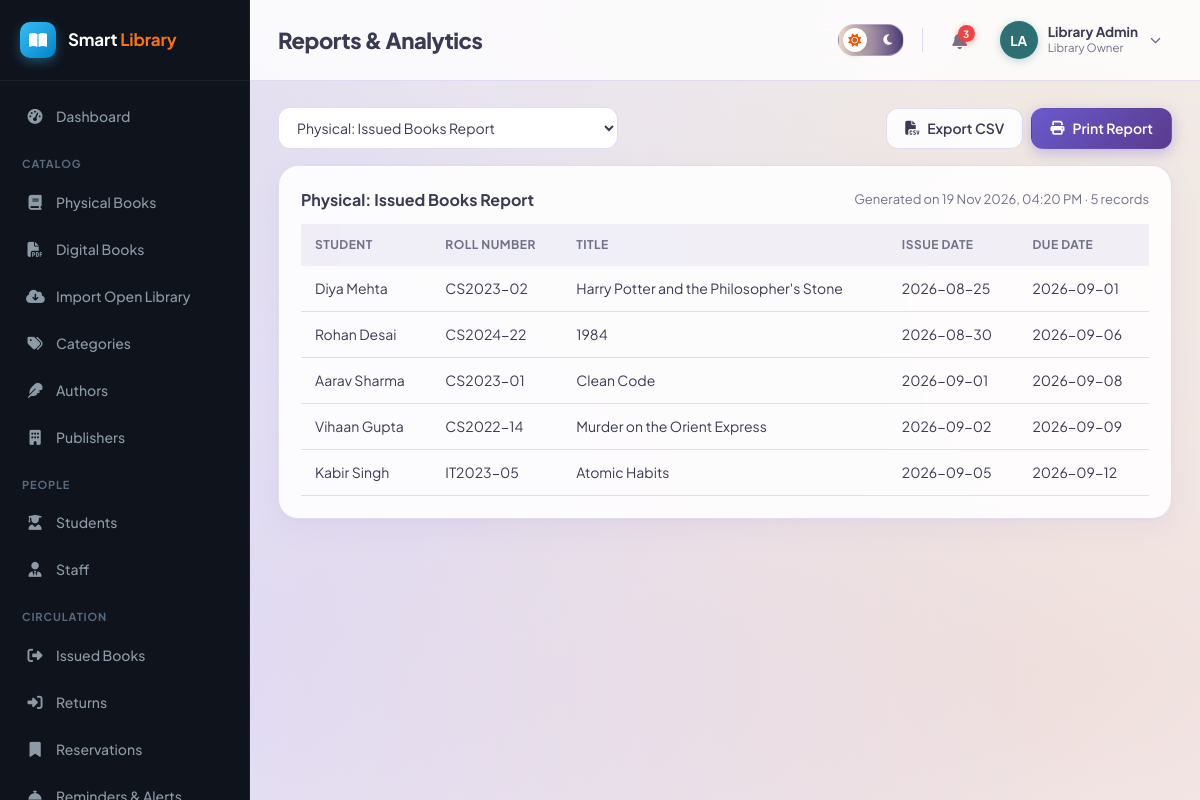
Screenshot of /admin/reports.php (signed in) with the database file from the repository.
### tables this page shows
CREATE TABLE book_issues (
    id INT AUTO_INCREMENT PRIMARY KEY,
    student_id INT NOT NULL,
    book_id INT NOT NULL,
    issued_by INT DEFAULT NULL,           
    issue_date DATE NOT NULL,
    due_date DATE NOT NULL,
    return_date DATE DEFAULT NULL,
    status ENUM('issued','returned','overdue','lost') NOT NULL DEFAULT 'issued',
    created_at TIMESTAMP DEFAULT CURRENT_TIMESTAMP,
    FOREIGN KEY (student_id) REFERENCES students(id) ON DELETE CASCADE,
    FOREIGN KEY (book_id) REFERENCES books(id) ON DELETE CASCADE,
    FOREIGN KEY (issued_by) REFERENCES users(id) ON DELETE SET NULL
);

CREATE TABLE users (
    id INT AUTO_INCREMENT PRIMARY KEY,
    name VARCHAR(120) NOT NULL,
    email VARCHAR(150) NOT NULL UNIQUE,
    password VARCHAR(255) NOT NULL,
    role ENUM('admin','librarian','student') NOT NULL,
    phone VARCHAR(20) DEFAULT NULL,
    photo VARCHAR(255) DEFAULT NULL,
    status ENUM('active','inactive') NOT NULL DEFAULT 'active',
    reset_token VARCHAR(255) DEFAULT NULL,
    reset_expires DATETIME DEFAULT NULL,
    created_at TIMESTAMP DEFAULT CURRENT_TIMESTAMP,
    updated_at TIMESTAMP DEFAULT CURRENT_TIMESTAMP ON UPDATE CURRENT_TIMESTAMP
);

CREATE TABLE students (
    id INT AUTO_INCREMENT PRIMARY KEY,
    user_id INT NOT NULL,
    roll_number VARCHAR(40) NOT NULL UNIQUE,
    course VARCHAR(100) DEFAULT NULL,
    department VARCHAR(100) DEFAULT NULL,
    year VARCHAR(20) DEFAULT NULL,
    division VARCHAR(20) DEFAULT NULL,
    address VARCHAR(255) DEFAULT NULL,
    registration_date DATE NOT NULL,
    max_books INT NOT NULL DEFAULT 3,
    created_at TIMESTAMP DEFAULT CURRENT_TIMESTAMP,
    updated_at TIMESTAMP DEFAULT CURRENT_TIMESTAMP ON UPDATE CURRENT_TIMESTAMP,
    FOREIGN KEY (user_id) REFERENCES users(id) ON DELETE CASCADE
);

CREATE TABLE books (
    id INT AUTO_INCREMENT PRIMARY KEY,
    isbn VARCHAR(30) NOT NULL UNIQUE,
    title VARCHAR(200) NOT NULL,
    author_id INT DEFAULT NULL,
    category_id INT DEFAULT NULL,
    publisher_id INT DEFAULT NULL,
    publication_year YEAR DEFAULT NULL,
    edition VARCHAR(30) DEFAULT NULL,
    language VARCHAR(40) DEFAULT 'English',
    pages INT DEFAULT NULL,
    price DECIMAL(10,2) DEFAULT 0.00,
    shelf_number VARCHAR(30) DEFAULT NULL,
    total_copies INT NOT NULL DEFAULT 1,
    available_copies INT NOT NULL DEFAULT 1,
    description TEXT DEFAULT NULL,
    image VARCHAR(255) DEFAULT NULL,
    status ENUM('active','inactive') NOT NULL DEFAULT 'active',
    created_at TIMESTAMP DEFAULT CURRENT_TIMESTAMP,
    updated_at TIMESTAMP DEFAULT CURRENT_TIMESTAMP ON UPDATE CURRENT_TIMESTAMP,
    FOREIGN KEY (author_id) REFERENCES authors(id) ON DELETE SET NULL,
    FOREIGN KEY (category_id) REFERENCES categories(id) ON DELETE SET NULL,
    FOREIGN KEY (publisher_id) REFERENCES publishers(id) ON DELETE SET NULL,
    INDEX idx_title (title),
    INDEX idx_isbn (isbn)
);

### includes/functions.php (called while the page is built, shortened)
<?php
function e($value) {
    return htmlspecialchars($value ?? '', ENT_QUOTES, 'UTF-8');
}

### admin/reports.php (the view, shortened to what this page needs)
<?php
require_once __DIR__ . '/../includes/functions.php';
require_once __DIR__ . '/../includes/auth-check.php';
$reportType = $_GET['type'] ?? 'issued';
$labels = [
    'issued'             => 'Physical: Issued Books Report',
    'total_books'        => 'Physical: Total Books Inventory',
    'available'          => 'Physical: Available Books on Shelf',
    'returned'           => 'Physical: Returned Books Report',
    'overdue'            => 'Physical: Overdue Books Report',
    'fines'              => 'Physical: Fines Report',
    'payments'           => 'Physical: Payments Report',
    'student_borrow'     => 'Physical: Student Borrowing Report',
    'most_borrowed'      => 'Physical: Most Borrowed Books',
    'category_wise'      => 'Physical: Category-wise Inventory',
    'monthly'            => 'Physical: Monthly Issue Report',
    'attendance_report'  => 'Physical: Library Attendance Records',
    'total_digital'      => 'Virtual: Total Digital Resources',
    'digital_by_cat'     => 'Virtual: Digital Books by Category',
    'most_viewed_digital'=> 'Virtual: Most Viewed E-Books',
    'reading_activity'   => 'Virtual: Student Reading Activity Sessions',
    'active_readers'     => 'Virtual: Active Readers Report',
    'recent_digital'     => 'Virtual: Recently Added Digital Resources',
];
$rows = $pdo->query($reportQueries[$reportType])->fetchAll();
$columns = $rows ? array_keys($rows[0]) : [];
include __DIR__ . '/../includes/header.php';
?>
<div class="table-toolbar no-print">
    <select class="form-control" style="width:340px;" onchange="window.location='reports.php?type='+this.value">
        <optgroup label="Physical Library Reports">
            <option value="issued" <?= $reportType === 'issued' ? 'selected' : '' ?>>Physical: Issued Books Report</option>
        </optgroup>
    </select>
    <div class="flex gap-2">
        <a class="btn btn-outline" href="reports.php?type=<?= $reportType ?>&export=csv"><i class="fa-solid fa-file-csv"></i> Export CSV</a>
        <button class="btn btn-primary" onclick="window.print()"><i class="fa-solid fa-print"></i> Print Report</button>
    </div>
</div>
<div class="card">
    <div class="flex justify-between items-center" style="margin-bottom:12px;">
        <h3 style="margin:0;"><?= e($labels[$reportType]) ?></h3>
        <span class="text-muted" style="font-weight:400; font-size:13px;">Generated on <?= date('d M Y, h:i A') ?> &middot; <?= count($rows) ?> records</span>
    </div>
    <?php if (!$rows): ?>
        <div class="empty-state"><i class="fa-solid fa-chart-column"></i>No data available for this report.</div>
    <?php else: ?>
    <div class="table-wrap">
        <table class="data-table">
            <thead><tr><?php foreach ($columns as $c): ?><th><?= e(ucwords(str_replace('_',' ',$c))) ?></th><?php endforeach; ?></tr></thead>
            <tbody>
            <?php foreach ($rows as $r): ?>
                <tr><?php foreach ($r as $col => $val): ?>
                    <td><?= e(is_null($val) ? '—' : $val) ?></td>
                <?php endforeach; ?></tr>
            <?php endforeach; ?>
            </tbody>
        </table>
    </div>
    <?php endif; ?>
</div>
<?php include __DIR__ . '/../includes/footer.php'; ?>

### assets/css/style.css (style rules this page uses)
:root { --primary: #6A5ACD; --primary-dark: #5A3B8C; --primary-mid: #8B7CC7; --primary-light: rgba(201, 194, 227, 0.4); --lavender: #C9C2E3; --accent-orange: #C6601F; --accent-orange-hover: #d96b27; --accent-teal: #2E6F73; --accent-teal-light: rgba(46, 111, 115, 0.16); --accent-sand: #EADCC8; --accent-sand-light: rgba(234, 220, 200, 0.5); --success: #16a34a; --success-light: #dcfce7; --warning: #ca8a04; --warning-light: #fef9c3; --danger: #dc2626; --danger-light: #fee2e2; --text: #3A3A52; --text-muted: #717188; --bg: #F7F5FC; --white: #ffffff; --card-bg: rgba(255, 255, 255, 0.88); --card-border: rgba(201, 194, 227, 0.55); --border: rgba(201, 194, 227, 0.55); --gray-light: #f6f5fb; --gray: #88889d; --sidebar-w: 250px; --radius: 20px; --pill-radius: 999px; --shadow: 0 10px 30px rgba(123, 109, 216, 0.07), 0 2px 8px rgba(46, 43, 43, 0.03); }
* { box-sizing: border-box; }
body { margin: 0; font-family: 'Plus Jakarta Sans', system-ui, -apple-system, BlinkMacSystemFont, Roboto, sans-serif; background-color: var(--bg); background-image: radial-gradient(at 10% 15%, rgba(201, 194, 227, 0.45) 0px, transparent 60%), radial-gradient(at 88% 12%, rgba(234, 220, 200, 0.5) 0px, transparent 60%), radial-gradient(at 90% 85%, rgba(198, 96, 31, 0.14) 0px, transparent 65%), radial-gradient(at 15% 85%, rgba(121, 106, 220, 0.18) 0px, transparent 65%); background-attachment: fixed; color: var(--text); font-size: 15px; line-height: 1.5; -webkit-font-smoothing: antialiased; }
a { color: var(--primary); text-decoration: none; transition: color 0.15s ease; }
.card { background: var(--card-bg); border: 1px solid var(--card-border); border-radius: var(--radius); box-shadow: var(--shadow); padding: 22px; backdrop-filter: blur(14px); -webkit-backdrop-filter: blur(14px); transition: transform 0.2s ease, box-shadow 0.2s ease; }
.card h3 { margin: 0 0 14px; font-size: 16px; font-weight: 700; color: var(--text); }
.btn { display: inline-flex; align-items: center; gap: 8px; padding: 9px 18px; border-radius: 12px; border: 1px solid transparent; font-size: 14px; font-weight: 600; cursor: pointer; text-decoration: none; font-family: inherit; transition: all 0.18s ease; }
.btn-primary { background: linear-gradient(135deg, #6A5ACD 0%, #5A3B8C 100%); color: #ffffff; box-shadow: 0 4px 14px rgba(106, 90, 205, 0.35); }
.btn-outline { background: var(--card-bg); border-color: var(--border); color: var(--text); }
.form-control { width: 100%; padding: 10px 14px; border: 1px solid var(--border); border-radius: 12px; font-size: 14px; background: var(--white); color: var(--text); font-family: inherit; transition: border-color 0.15s ease, box-shadow 0.15s ease; }
.table-wrap { overflow-x: auto; }
table.data-table { width: 100%; border-collapse: collapse; font-size: 14px; }
.data-table th { text-align: left; padding: 12px 14px; background: rgba(201, 194, 227, 0.25); font-weight: 700; font-size: 12px; text-transform: uppercase; letter-spacing: 0.04em; color: var(--text-muted); white-space: nowrap; }
.data-table td { padding: 12px 14px; border-bottom: 1px solid var(--border); vertical-align: middle; }
.table-toolbar { display: flex; justify-content: space-between; align-items: center; margin-bottom: 16px; gap: 12px; flex-wrap: wrap; }
.text-muted { color: var(--text-muted); }
.flex { display: flex; }
.gap-2 { gap: 8px; }
.items-center { align-items: center; }
.justify-between { justify-content: space-between; }

### rows the page displays
book_issues: users.name "Diya Mehta", student.roll_number "CS2023-02", book.title "Harry Potter and the Philosopher's Stone", issue_date "2026-08-25", due_date "2026-09-01"
book_issues: users.name "Rohan Desai", student.roll_number "CS2024-22", book.title "1984", issue_date "2026-08-30", due_date "2026-09-06"
book_issues: users.name "Aarav Sharma", student.roll_number "CS2023-01", book.title "Clean Code", issue_date "2026-09-01", due_date "2026-09-08"
book_issues: users.name "Vihaan Gupta", student.roll_number "CS2022-14", book.title "Murder on the Orient Express", issue_date "2026-09-02", due_date "2026-09-09"
book_issues: users.name "Kabir Singh", student.roll_number "IT2023-05", book.title "Atomic Habits", issue_date "2026-09-05", due_date "2026-09-12"

### other values shown
$label "Dashboard"
$item['_section'] "CATALOG"
$label "Physical Books"
$label "Digital Books"
$label "Import Open Library"
$label "Categories"
$label "Authors"
$label "Publishers"
$item['_section'] "PEOPLE"
$label "Students"
$label "Staff"
$item['_section'] "CIRCULATION"
$label "Issued Books"
$label "Returns"
$label "Reservations"
